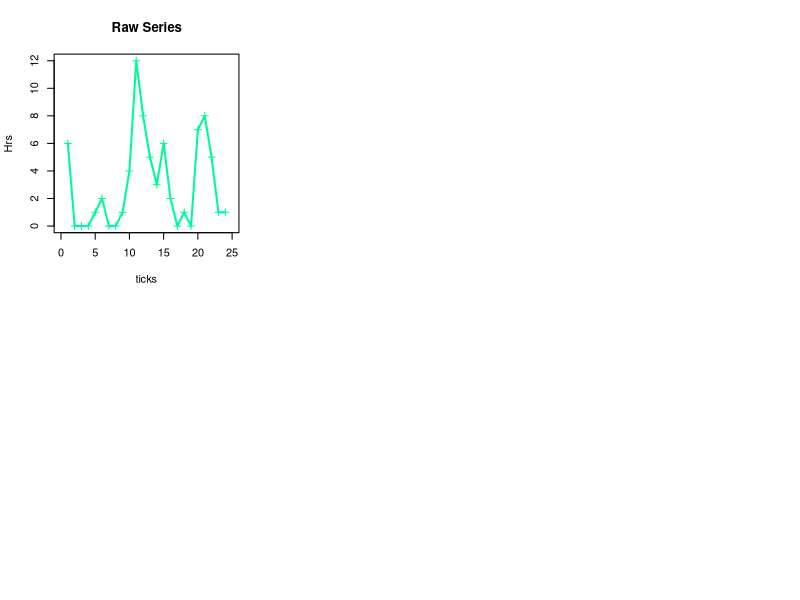

The R script that drew this image: (Note: this script raises an error after producing the figure.)
ts1.data=t(as.matrix(c(0.0, 0.0, 0.0, 0.0, 0.0, 0.0, 0.0, 0.0, 1.0, 6.0, 1.0, 2.0, 3.0, 0.0, 1.0, 3.0, 1.0, 1.0, 0.0, 0.0, 2.0, 0.0, 2.0, 0.0)))
ts1.data=t(as.matrix(c(6.0, 0.0, 0.0, 0.0, 1.0, 2.0, 0.0, 0.0, 1.0, 4.0, 12.0, 8.0, 5.0, 3.0, 6.0, 2.0, 0.0, 1.0, 0.0, 7.0, 8.0, 5.0, 1.0, 1.0)))

ts.length <- dim(ts1.data)[2]
ts.min <- min(ts1.data)
ts.max <- max(ts1.data)

par(mfrow=c(2,3))

plot(NULL, xlim=c(0,ts.length+1), ylim=c(ts.min,ts.max), main="Raw Series", xlab="ticks", ylab="Hrs")
lines(ts1.data[1,], lwd=2, col="mediumspringgreen")
points(ts1.data[1,], pch=3, cex=1, col="mediumspringgreen")

ts1.norm <- znorm(ts1.data)
plot(NULL, xlim=c(0,ts.length+1), ylim=c(-2,2), main="Z Normalized series", xlab="ticks", ylab='')
lines(ts1.norm[1,], lwd=2, col="mediumspringgreen")
points(ts1.norm[1,], pch=3, cex=1, col="mediumspringgreen")

ts1.paa <- paa(ts1.norm, 6)
plot(NULL, xlim=c(0,7), ylim=c(-2,2), main="PAA approximated series", xlab="ticks", ylab='')
lines(ts1.paa[1,], lwd=2, col="mediumspringgreen")
points(ts1.paa[1,], pch=3, cex=1, col="mediumspringgreen")

aSize  <- 5

ts1.str <- ts2string(ts1.paa, aSize); ts1.labels <- ts1.str


title   <- "SAX to 10 chars alphabet - '"
for(i in 1:14){
  title <- paste(title, ts1.str[i], sep="");
}
title <- paste(title, "', '", sep="");
for(i in 1:14){
  title <- paste(title, ts2.str[i], sep="");
}
title <- paste(title, "'", sep="");

